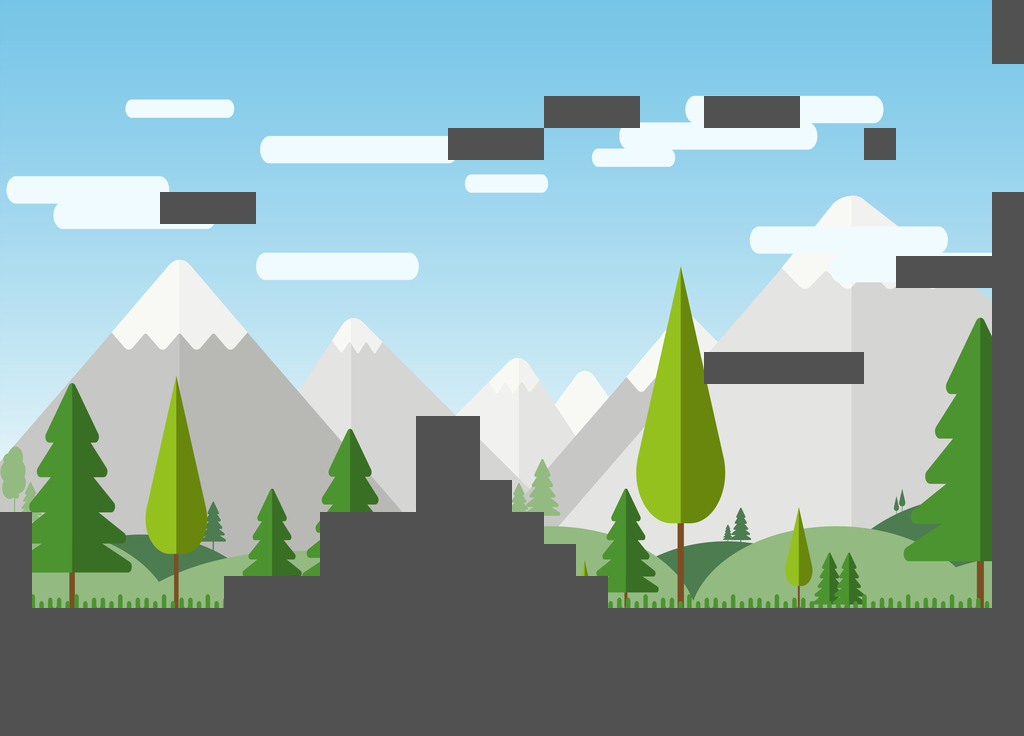

The image is a tile-based game level rendered from a .tmx file. Its description and source (layers, tilesets, objects; grid data summarised) follow:
An orthogonal 32x23 tile map with 32x32 px tiles, 2 tile layers (base_layer, ground_layer), 3 tilesets and 18 objects.

<map version="1.9" tiledversion="1.9.2" orientation="orthogonal" renderorder="right-down" width="32" height="23" tilewidth="32" tileheight="32" infinite="0" nextlayerid="6" nextobjectid="31">
 <tileset firstgid="1" name="background2" tilewidth="32" tileheight="32" tilecount="736" columns="32">
  <image source="../images/background.png" width="1024" height="736" />
 </tileset>
 <tileset firstgid="737" name="ground_tiles" tilewidth="32" tileheight="32" tilecount="8" columns="0">
  <grid orientation="orthogonal" width="1" height="1" />
  <tile id="0">
   <properties>
    <property name="wall" type="bool" value="true" />
   </properties>
   <image width="32" height="32" source="../images/grass/dirt.png" />
  </tile>
  <tile id="1">
   <properties>
    <property name="wall" type="bool" value="true" />
   </properties>
   <image width="32" height="32" source="../images/grass/grass_1.png" />
  </tile>
  <tile id="2">
   <properties>
    <property name="wall" type="bool" value="true" />
   </properties>
   <image width="32" height="32" source="../images/grass/grass_2.png" />
  </tile>
  <tile id="3">
   <properties>
    <property name="wall" type="bool" value="true" />
   </properties>
   <image width="32" height="32" source="../images/grass/grass_3.png" />
  </tile>
  <tile id="4">
   <properties>
    <property name="wall" type="bool" value="true" />
   </properties>
   <image width="32" height="32" source="../images/grass/left_corner_grass.png" />
  </tile>
  <tile id="5">
   <properties>
    <property name="wall" type="bool" value="true" />
   </properties>
   <image width="32" height="32" source="../images/grass/left_grass.png" />
  </tile>
  <tile id="6">
   <properties>
    <property name="wall" type="bool" value="true" />
   </properties>
   <image width="32" height="32" source="../images/grass/right_corner_grass.png" />
  </tile>
  <tile id="7">
   <properties>
    <property name="wall" type="bool" value="true" />
   </properties>
   <image width="32" height="32" source="../images/grass/right_grass.png" />
  </tile>
 </tileset>
 <tileset firstgid="745" name="SummerBG" tilewidth="32" tileheight="32" tilecount="736" columns="32">
  <image source="../images/SummerBG.jpg" width="1024" height="736" />
 </tileset>
 <layer id="1" name="base_layer" width="32" height="23">
  <data>[736 cells, 736 non-empty, 736 distinct tile ids]</data>
 </layer>
 <layer id="3" name="ground_layer" width="32" height="23">
  <data>[736 cells, 201 non-empty, 1 distinct tile ids]</data>
 </layer>
 <objectgroup id="2" name="ground">
  <object id="8" x="0" y="608" width="1024" height="128" />
  <object id="9" x="0" y="512" width="32" height="96" />
  <object id="10" x="224" y="576" width="384" height="32" />
  <object id="11" x="320" y="512" width="160" height="64" />
  <object id="12" x="416" y="416" width="64" height="96" />
  <object id="13" x="480" y="480" width="32" height="96" />
  <object id="14" x="512" y="512" width="32" height="64" />
  <object id="15" x="544" y="544" width="32" height="32" />
  <object id="18" x="704" y="352" width="160" height="32" />
  <object id="19" x="992" y="192" width="32" height="416" />
  <object id="20" x="896" y="256" width="128" height="32" />
  <object id="21" x="864" y="128" width="32" height="32" />
  <object id="22" x="704" y="96" width="96" height="32" />
  <object id="23" x="992" y="0" width="32" height="64" />
  <object id="24" x="160" y="192" width="96" height="32" />
  <object id="26" x="448" y="128" width="96" height="32" />
  <object id="28" x="544" y="96" width="96" height="32" />
 </objectgroup>
 <objectgroup id="5" name="ground2" visible="0">
  <object id="29" x="0.666667" y="512.667">
   <polygon points="0,0 31.3333,0 30.6667,95 223,95.3333 223.333,64 319,63.3333 319.667,-0.666667 415.667,-0.333333 415.667,-96.6667 479.333,-96 479,-32.6667 511.333,-32.3333 511.333,-1.66667 543.333,-1.33333 543.667,31 575.667,31.3333 575.667,63.6667 607.333,63.3333 607.667,95.3333 991.667,95.3333 991.333,-225 895.667,-224.667 895.667,-256.667 991,-256.333 991.667,-320.667 1024,-320.333 1023.67,223 -1,223.333" />
  </object>
 </objectgroup>
</map>
